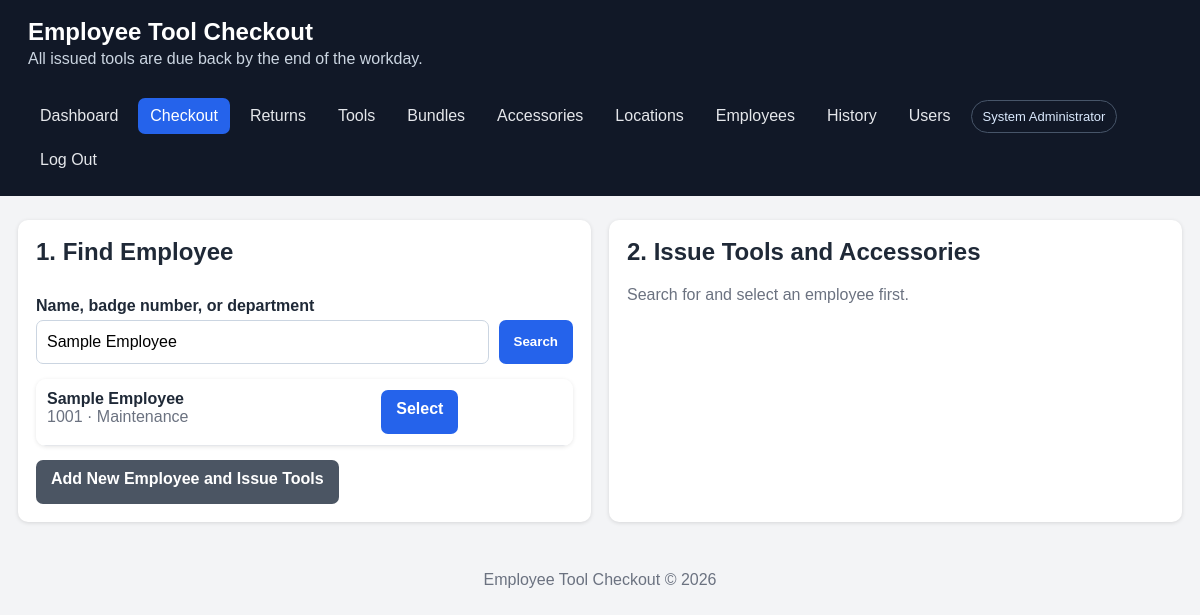
/checkout.php?employee_search=Sample Employee (signed in), run on the app's committed database.
### tables this page shows
CREATE TABLE IF NOT EXISTS employees (
    id INT UNSIGNED AUTO_INCREMENT PRIMARY KEY,
    name VARCHAR(150) NOT NULL,
    department VARCHAR(150) NOT NULL,
    badge_number VARCHAR(80) NULL,
    active TINYINT(1) NOT NULL DEFAULT 1,
    created_at DATETIME NOT NULL DEFAULT CURRENT_TIMESTAMP,
    INDEX idx_employee_department (department), UNIQUE KEY uq_employee_badge (badge_number)
);

### includes/functions.php (called while the page is built, shortened)
<?php
function e(?string $value): string
{
    return htmlspecialchars($value ?? '', ENT_QUOTES, 'UTF-8');
}

### checkout.php (the view, shortened to what this page needs)
<?php
require __DIR__.'/includes/header.php'; $pdo=db(); $search=trim($_GET['employee_search']??''); $employeeId=(int)($_GET['employee_id']??$_POST['employee_id']??0);
$employees=[];if($search!==''){$st=$pdo->prepare('SELECT * FROM employees WHERE active=1 AND (name LIKE ? OR badge_number LIKE ? OR department LIKE ?) ORDER BY name LIMIT 20');$term='%'.$search.'%';$st->execute([$term,$term,$term]);$employees=$st->fetchAll();}
$selected=null;if($employeeId){$st=$pdo->prepare('SELECT * FROM employees WHERE id=?');$st->execute([$employeeId]);$selected=$st->fetch();}
$tools=$pdo->query("SELECT * FROM tools WHERE status='available' ORDER BY tool_name,internal_id")->fetchAll();
$accessories=$pdo->query("SELECT * FROM accessories WHERE active=1 AND quantity_available>0 ORDER BY accessory_name")->fetchAll();
$bundles=$pdo->query("SELECT b.*,GROUP_CONCAT(bt.tool_id ORDER BY bt.tool_id) tool_ids,COUNT(bt.tool_id) tool_count FROM bundles b LEFT JOIN bundle_tools bt ON bt.bundle_id=b.id WHERE b.active=1 GROUP BY b.id ORDER BY b.bundle_name")->fetchAll();
?>
<div class="grid two"><div class="card"><h2>1. Find Employee</h2><form method="get" class="search-row"><div><label>Name, badge number, or department</label><input name="employee_search" value="<?= e($search) ?>" autofocus></div><button>Search</button></form>
<?php if($search!==''):?><div class="table-wrap" style="margin-top:15px"><table><tbody><?php foreach($employees as $emp):?><tr><td><strong><?=e($emp['name'])?></strong><br><span class="muted"><?=e($emp['badge_number']?:'No badge')?> · <?=e($emp['department'])?></span></td><td><a class="button" href="checkout.php?employee_id=<?=(int)$emp['id']?>">Select</a></td></tr><?php endforeach;?><?php if(!$employees):?><tr><td>No roster match found.</td></tr><?php endif;?></tbody></table></div><div class="actions"><a class="button secondary" href="employee_form.php?return_to=checkout&prefill=<?=urlencode($search)?>">Add New Employee and Issue Tools</a></div><?php endif;?></div>
<div class="card"><h2>2. Issue Tools and Accessories</h2><?php if($selected):?><p>Issuing to <strong><?=e($selected['name'])?></strong> <?=$selected['badge_number']?'(Badge '.e($selected['badge_number']).')':''?><br><span class="muted">Department: <?=e($selected['department'])?></span></p><form method="post" id="checkout-form"><input type="hidden" name="employee_id" value="<?=(int)$selected['id']?>">
<label>Optional Bundle</label><select name="bundle_id" id="bundle-select"><option value="">No bundle — choose tools manually</option><?php foreach($bundles as $b):?><option value="<?=(int)$b['id']?>" data-tools="<?=e($b['tool_ids']??'')?>"><?=e($b['bundle_name'])?> (<?=(int)$b['tool_count']?> tools)</option><?php endforeach;?></select><p class="muted">Selecting a bundle checks every currently available tool in that bundle.</p>
<label>Available Tools — select one or more</label><div class="selection-list"><?php if(!$tools):?><p>No tools are currently available.</p><?php endif;foreach($tools as $tool):?><label class="select-item"><input type="checkbox" name="tool_ids[]" value="<?=(int)$tool['id']?>"><span><strong><?=e($tool['tool_name'])?></strong><br><small><?=e($tool['internal_id'])?> · <?=e($tool['serial_number'])?> · <?=e($tool['tool_location'])?></small></span></label><?php endforeach;?></div>
<label>Optional Accessories</label><div class="selection-list"><?php if(!$accessories):?><p>No accessories are currently available.</p><?php endif;foreach($accessories as $a):?><div class="select-item accessory-row"><span><strong><?=e($a['accessory_name'])?></strong><br><small><?=e($a['internal_id']?:'No ID')?> · <?=e($a['tool_location']?:'No location')?> · <?=(int)$a['quantity_available']?> available</small></span><input type="number" name="accessories[<?=(int)$a['id']?>]" min="0" max="<?=(int)$a['quantity_available']?>" value="0" aria-label="Quantity"></div><?php endforeach;?></div>
<label>Issued By</label><input value="<?=e(current_user()['full_name'])?>" disabled><label>Checkout Notes</label><textarea name="notes" placeholder="Condition, job assignment, or special instructions"></textarea><p class="muted">Due: <?=e(date('F j, Y'))?> by 11:59 PM</p><button>Check Out Selected Inventory</button></form>
<script>document.getElementById('bundle-select')?.addEventListener('change',function(){const ids=(this.options[this.selectedIndex].dataset.tools||'').split(',').filter(Boolean);document.querySelectorAll('input[name="tool_ids[]"]').forEach(cb=>cb.checked=ids.includes(cb.value));});</script>
<?php else:?><p class="muted">Search for and select an employee first.</p><?php endif;?></div></div>
<?php require __DIR__.'/includes/footer.php';?>

### assets/style.css (style rules this page uses)
:root { font-family: Arial, sans-serif; color: #1f2937; background: #f3f4f6; }
* { box-sizing: border-box; }
body { margin: 0; }
.grid { display: grid; gap: 18px; }
.grid.two { grid-template-columns: repeat(auto-fit, minmax(330px, 1fr)); }
.card { background: white; border-radius: 10px; padding: 18px; box-shadow: 0 1px 4px rgba(0,0,0,.12); }
.card h2, .card h3 { margin-top: 0; }
label { display: block; font-weight: 700; margin: 11px 0 5px; }
input, select, textarea { width: 100%; padding: 10px; border: 1px solid #cbd5e1; border-radius: 7px; font: inherit; }
button, .button { display: inline-block; background: #2563eb; color: white; border: 0; border-radius: 7px; padding: 10px 15px; cursor: pointer; text-decoration: none; font-weight: 700; }
.button.secondary { background: #4b5563; }
.actions { display: flex; gap: 8px; flex-wrap: wrap; margin-top: 14px; }
table { width: 100%; border-collapse: collapse; background: white; }
th, td { padding: 11px; border-bottom: 1px solid #e5e7eb; text-align: left; vertical-align: top; }
.table-wrap { overflow-x: auto; border-radius: 10px; box-shadow: 0 1px 4px rgba(0,0,0,.1); }
.search-row { display: grid; grid-template-columns: 1fr auto; gap: 10px; align-items: end; }
.muted { color: #6b7280; }
body { padding-bottom: env(safe-area-inset-bottom); }
button, .button, input, select, textarea { min-height: 44px; }

### data on the page
employees: name "Sample Employee", badge_number "1001", department "Maintenance"

### other printed values
APP_NAME "Employee Tool Checkout"
current_user()['full_name'] "System Administrator"
